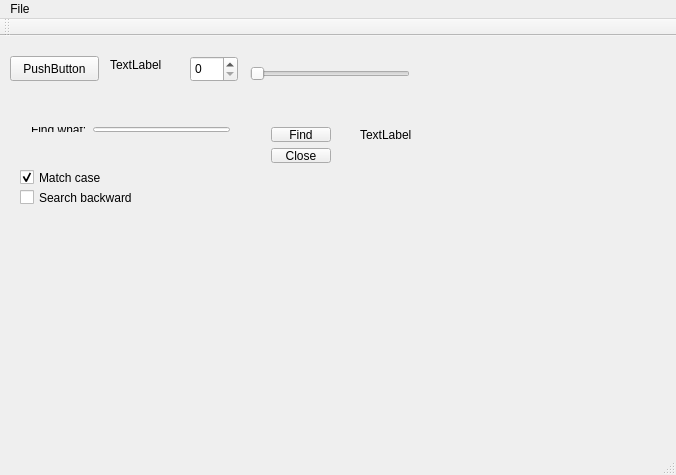
<?xml version="1.0" encoding="UTF-8"?>
<ui version="4.0">
 <class>MainWindow</class>
 <widget class="QMainWindow" name="MainWindow">
  <property name="geometry">
   <rect>
    <x>0</x>
    <y>0</y>
    <width>676</width>
    <height>475</height>
   </rect>
  </property>
  <property name="windowTitle">
   <string notr="true"/>
  </property>
  <widget class="QWidget" name="widget">
   <widget class="QPushButton" name="pushButton">
    <property name="geometry">
     <rect>
      <x>10</x>
      <y>20</y>
      <width>89</width>
      <height>25</height>
     </rect>
    </property>
    <property name="text">
     <string>PushButton</string>
    </property>
   </widget>
   <widget class="QSlider" name="horizontalSlider">
    <property name="geometry">
     <rect>
      <x>250</x>
      <y>30</y>
      <width>160</width>
      <height>16</height>
     </rect>
    </property>
    <property name="minimumSize">
     <size>
      <width>0</width>
      <height>16</height>
     </size>
    </property>
    <property name="maximum">
     <number>999</number>
    </property>
    <property name="orientation">
     <enum>Qt::Horizontal</enum>
    </property>
   </widget>
   <widget class="QSpinBox" name="spinBox">
    <property name="geometry">
     <rect>
      <x>190</x>
      <y>20</y>
      <width>48</width>
      <height>26</height>
     </rect>
    </property>
    <property name="maximum">
     <number>999</number>
    </property>
   </widget>
   <widget class="QLabel" name="label_2">
    <property name="geometry">
     <rect>
      <x>110</x>
      <y>20</y>
      <width>67</width>
      <height>17</height>
     </rect>
    </property>
    <property name="text">
     <string>TextLabel</string>
    </property>
   </widget>
   <widget class="QCheckBox" name="checkBox">
    <property name="geometry">
     <rect>
      <x>20</x>
      <y>130</y>
      <width>111</width>
      <height>23</height>
     </rect>
    </property>
    <property name="text">
     <string>Match case</string>
    </property>
    <property name="checked">
     <bool>true</bool>
    </property>
   </widget>
   <widget class="QCheckBox" name="checkBox_2">
    <property name="geometry">
     <rect>
      <x>20</x>
      <y>150</y>
      <width>151</width>
      <height>23</height>
     </rect>
    </property>
    <property name="text">
     <string>Search backward</string>
    </property>
   </widget>
   <widget class="QLabel" name="label_3">
    <property name="geometry">
     <rect>
      <x>360</x>
      <y>90</y>
      <width>67</width>
      <height>17</height>
     </rect>
    </property>
    <property name="text">
     <string>TextLabel</string>
    </property>
   </widget>
   <widget class="QWidget" name="">
    <property name="geometry">
     <rect>
      <x>20</x>
      <y>80</y>
      <width>221</width>
      <height>27</height>
     </rect>
    </property>
    <layout class="QHBoxLayout" name="horizontalLayout">
     <item>
      <widget class="QLabel" name="label">
       <property name="text">
        <string>Find what:</string>
       </property>
      </widget>
     </item>
     <item>
      <widget class="QLineEdit" name="lineEdit"/>
     </item>
    </layout>
   </widget>
   <widget class="QWidget" name="">
    <property name="geometry">
     <rect>
      <x>260</x>
      <y>80</y>
      <width>82</width>
      <height>58</height>
     </rect>
    </property>
    <layout class="QVBoxLayout" name="verticalLayout">
     <item>
      <widget class="QPushButton" name="findbutton">
       <property name="text">
        <string>Find</string>
       </property>
       <property name="checkable">
        <bool>false</bool>
       </property>
       <property name="autoDefault">
        <bool>true</bool>
       </property>
       <property name="default">
        <bool>false</bool>
       </property>
      </widget>
     </item>
     <item>
      <widget class="QPushButton" name="Closebutton">
       <property name="text">
        <string>Close</string>
       </property>
      </widget>
     </item>
    </layout>
   </widget>
  </widget>
  <widget class="QMenuBar" name="menuBar">
   <property name="geometry">
    <rect>
     <x>0</x>
     <y>0</y>
     <width>676</width>
     <height>22</height>
    </rect>
   </property>
   <widget class="QMenu" name="menuFind">
    <property name="title">
     <string>File</string>
    </property>
   </widget>
   <addaction name="menuFind"/>
  </widget>
  <widget class="QToolBar" name="mainToolBar">
   <attribute name="toolBarArea">
    <enum>TopToolBarArea</enum>
   </attribute>
   <attribute name="toolBarBreak">
    <bool>false</bool>
   </attribute>
  </widget>
  <widget class="QStatusBar" name="statusBar"/>
 </widget>
 <layoutdefault spacing="6" margin="11"/>
 <resources/>
 <connections/>
</ui>
